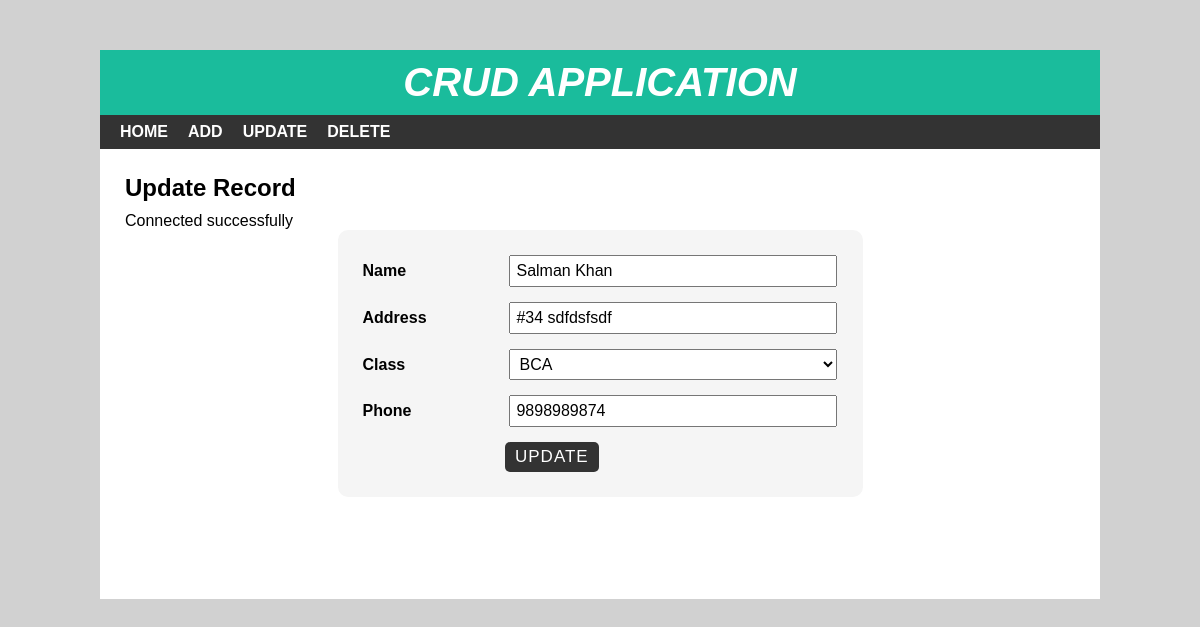
The page /edit.php?id=1 on the database its author committed.
### tables this page shows
CREATE TABLE `student` (
  `sid` int(10) NOT NULL,
  `sname` varchar(30) NOT NULL,
  `saddress` varchar(100) NOT NULL,
  `sclass` int(10) NOT NULL,
  `sphone` varchar(10) NOT NULL
);

### edit.php (the view, shortened to what this page needs)
<?php include 'header.php'; ?>
<div id="main-content">
    <h2>Update Record</h2>
    <?php
    include 'config.php';
    $stu_id = $_GET['id'];
    $sql = "SELECT * FROM student WHERE sid = {$stu_id}";
    $result = mysqli_query($conn, $sql) or die("Query Unsuccessful.");
    if(mysqli_num_rows($result) > 0)  {
      while($row = mysqli_fetch_assoc($result)){
    ?>
    <form class="post-form" action="updatedata.php" method="post">
      <div class="form-group">
          <label>Name</label>
          <input type="text" name="sname" value="<?php echo $row['sname']; ?>"/>
      </div>
      <div class="form-group">
          <label>Address</label>
          <input type="text" name="saddress" value="<?php echo $row['saddress']; ?>"/>
      </div>
      <div class="form-group">
          <label>Class</label>
          <?php
            $sql1 = "SELECT * FROM studentclass";
            $result1 = mysqli_query($conn, $sql1) or die("Query Unsuccessful.");
            if(mysqli_num_rows($result1) > 0)  {
              echo '<select name="sclass">';
              while($row1 = mysqli_fetch_assoc($result1)){
                if($row['sclass'] == $row1['cid']){
                   $select = "selected";
                }else{
                 $select = "";
                 }
                echo "<option {$select} value='{$row1['cid']}'> {$row1['cname']} </option>";
              }
          echo "</select>";
        }
        ?>
      </div>
      <div class="form-group">
          <label>Phone</label>
          <input type="text" name="sphone" value="<?php echo $row['sphone']; ?>"/>
      </div>
      <input class="submit" type="submit" value="Update"/>
    </form>
    <?php
      }
    }
    ?>
</div>
</div>
</body>
</html>

### style.css (style rules this page uses)
body { font:16px arial; margin: 0; padding: 0; background: #d1d1d1; }
#main-content { padding: 25px; min-height: 400px; }
#main-content h2 { margin: 0 0 10px; text-transform: capitalize; }
#main-content .post-form { width: 50%; padding: 25px; margin: 0 auto 10px; background-color: #f5f5f5; border-radius: 10px; }
#main-content .post-form .form-group { margin: 0 0 15px; }
#main-content .post-form .form-group label { width: 30%; display: inline-block; font-weight: 600; }
#main-content .post-form .form-group input, #main-content .post-form .form-group select { font-size: 16px; width: 66%; display: inline-block; padding: 5px; margin: 0; }
#main-content .post-form .form-group select { width: 69%; }
#main-content .post-form .submit { font-size: 17px; letter-spacing: 1px; text-transform: uppercase; padding: 5px 10px; color: #fff; background-color: #333; border: none; border-radius: 5px; margin: 0 0 0 30%; cursor: pointer; transition: all 0.3s; }

### rows shown on the page
student: sname "Salman Khan", saddress "#34 sdfdsfsdf", sphone "9898989874"

### other values the page prints
form field sclass "BCA"
